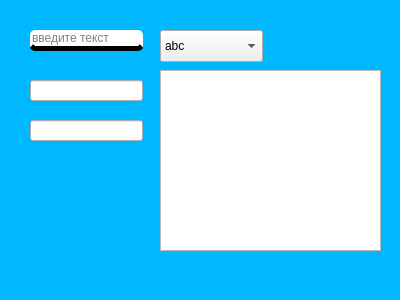
<?xml version="1.0" encoding="UTF-8"?>
<ui version="4.0">
 <class>InputForm</class>
 <widget class="QDialog" name="InputForm">
  <property name="geometry">
   <rect>
    <x>0</x>
    <y>0</y>
    <width>400</width>
    <height>300</height>
   </rect>
  </property>
  <property name="windowTitle">
   <string>Dialog</string>
  </property>
  <property name="styleSheet">
   <string notr="true">QDialog
{
background-color: rgb(0, 184, 255)
}</string>
  </property>
  <widget class="QLineEdit" name="lineEdit">
   <property name="geometry">
    <rect>
     <x>30</x>
     <y>30</y>
     <width>113</width>
     <height>21</height>
    </rect>
   </property>
   <property name="styleSheet">
    <string notr="true">QLineEdit {
border:none;
border-bottom:5px solid black;
border-radius:5px;
}</string>
   </property>
   <property name="placeholderText">
    <string>введите текст</string>
   </property>
  </widget>
  <widget class="QLineEdit" name="lineEdit_2">
   <property name="geometry">
    <rect>
     <x>30</x>
     <y>80</y>
     <width>113</width>
     <height>21</height>
    </rect>
   </property>
  </widget>
  <widget class="QLineEdit" name="lineEdit_3">
   <property name="geometry">
    <rect>
     <x>30</x>
     <y>120</y>
     <width>113</width>
     <height>21</height>
    </rect>
   </property>
  </widget>
  <widget class="QComboBox" name="comboBox">
   <property name="geometry">
    <rect>
     <x>160</x>
     <y>30</y>
     <width>103</width>
     <height>32</height>
    </rect>
   </property>
   <property name="editable">
    <bool>false</bool>
   </property>
   <item>
    <property name="text">
     <string>abc</string>
    </property>
   </item>
   <item>
    <property name="text">
     <string>bab</string>
    </property>
   </item>
   <item>
    <property name="text">
     <string>ab</string>
    </property>
   </item>
   <item>
    <property name="text">
     <string>a</string>
    </property>
   </item>
   <item>
    <property name="text">
     <string>cabc</string>
    </property>
   </item>
  </widget>
  <widget class="QTextBrowser" name="textBrowser">
   <property name="geometry">
    <rect>
     <x>160</x>
     <y>70</y>
     <width>221</width>
     <height>181</height>
    </rect>
   </property>
  </widget>
 </widget>
 <resources/>
 <connections/>
</ui>
